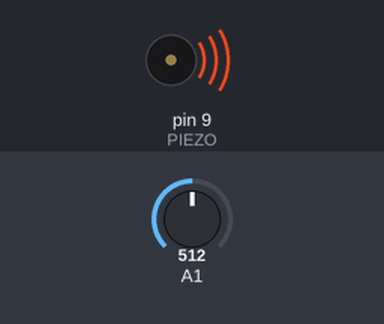
The sketch below on a simulated Arduino Uno, built with avr-gcc and run on an emulated ATmega328P. Parts: buzzer (waves = sounding). The inputs (shaded band) are chosen by the test bench; at power-on: A1 = 512. What the sketch prints to the serial monitor is not drawn.

Above: at 0.1 s.
Timing chart, 0 to 1.6 s (numbered marks = the images above):
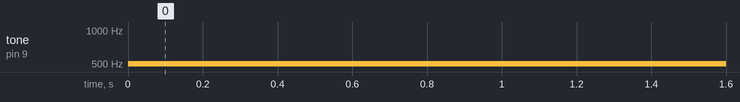

The sketch:

piezo2.ino
```cpp
#define PIEZO 9
#define POT A1;
int snd = 3000;

void setup() {
  pinMode(PIEZO, OUTPUT);
  Serial.begin(9600);
}

void loop() {

  int value = analogRead(A1);

  snd = map(value, 0, 1023, 1000, 4);

  Serial.println(value);
  Serial.print("\t");
  Serial.println(snd);


  tone(PIEZO, snd, 1000);
  delay(20);
}
```

Measured:
- by itself, tone on pin 9 (PIEZO): silent → 502 Hz at 0.00 s
